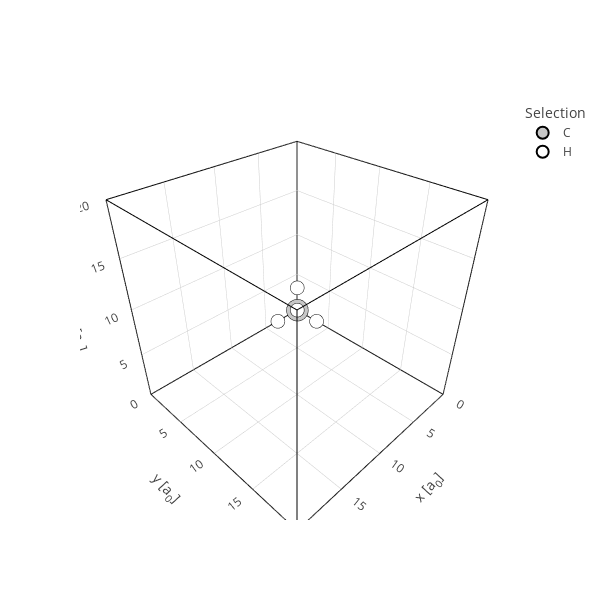

Notebook code for this chart:
### Code cell
# Similar to the `write` method we can also use the `view` method of some classes
atoms.view()

### Figure 1 — Plotly figure (JSON) as saved in the notebook; plotly's stock layout.template omitted (floating-point values rounded to 4 significant figures)
{"data": [{"marker": {"color": "black", "size": 0.1}, "name": "Unit cell", "showlegend": false, "type": "scatter3d", "x": [0.0, 0.0], "y": [0.0, 0.0], "z": [0.0, 20.0]}, {"marker": {"color": "black", "size": 0.1}, "name": "Unit cell", "showlegend": false, "type": "scatter3d", "x": [0.0, 0.0], "y": [0.0, 20.0], "z": [0.0, 0.0]}, {"marker": {"color": "black", "size": 0.1}, "name": "Unit cell", "showlegend": false, "type": "scatter3d", "x": [0.0, 20.0], "y": [0.0, 0.0], "z": [0.0, 0.0]}, {"marker": {"color": "black", "size": 0.1}, "name": "Unit cell", "showlegend": false, "type": "scatter3d", "x": [0.0, 0.0], "y": [0.0, 20.0], "z": [20.0, 20.0]}, {"marker": {"color": "black", "size": 0.1}, "name": "Unit cell", "showlegend": false, "type": "scatter3d", "x": [0.0, 20.0], "y": [0.0, 0.0], "z": [20.0, 20.0]}, {"marker": {"color": "black", "size": 0.1}, "name": "Unit cell", "showlegend": false, "type": "scatter3d", "x": [0.0, 0.0], "y": [20.0, 20.0], "z": [0.0, 20.0]}, {"marker": {"color": "black", "size": 0.1}, "name": "Unit cell", "showlegend": false, "type": "scatter3d", "x": [0.0, 20.0], "y": [20.0, 20.0], "z": [0.0, 0.0]}, {"marker": {"color": "black", "size": 0.1}, "name": "Unit cell", "showlegend": false, "type": "scatter3d", "x": [0.0, 20.0], "y": [20.0, 20.0], "z": [20.0, 20.0]}, {"marker": {"color": "black", "size": 0.1}, "name": "Unit cell", "showlegend": false, "type": "scatter3d", "x": [20.0, 20.0], "y": [0.0, 0.0], "z": [0.0, 20.0]}, {"marker": {"color": "black", "size": 0.1}, "name": "Unit cell", "showlegend": false, "type": "scatter3d", "x": [20.0, 20.0], "y": [0.0, 20.0], "z": [0.0, 0.0]}, {"marker": {"color": "black", "size": 0.1}, "name": "Unit cell", "showlegend": false, "type": "scatter3d", "x": [20.0, 20.0], "y": [0.0, 20.0], "z": [20.0, 20.0]}, {"marker": {"color": "black", "size": 0.1}, "name": "Unit cell", "showlegend": false, "type": "scatter3d", "x": [20.0, 20.0], "y": [20.0, 20.0], "z": [0.0, 20.0]}, {"marker": {"color": "#c7c7c7", "line": {"color": "black", "width": 2}, "size": 7.53}, "mode": "markers", "name": "C", "type": "scatter3d", "x": [10.0], "y": [10.0], "z": [10.0]}, {"marker": {"color": "#ffffff", "line": {"color": "black", "width": 2}, "size": 4.809}, "mode": "markers", "name": "H", "type": "scatter3d", "x": [11.19, 11.19, 8.814, 8.814], "y": [11.19, 8.814, 11.19, 8.814], "z": [11.19, 8.814, 8.814, 11.19]}], "layout": {"height": 600, "hoverlabel": {"bgcolor": "black"}, "legend": {"itemsizing": "constant", "title": {"text": "Selection"}}, "scene": {"aspectmode": "data", "xaxis": {"range": [0, 20], "title": {"text": "x [a<sub>0</sub>]"}}, "yaxis": {"range": [0, 20], "title": {"text": "y [a<sub>0</sub>]"}}, "zaxis": {"range": [0, 20], "title": {"text": "z [a<sub>0</sub>]"}}}, "width": 600}}
